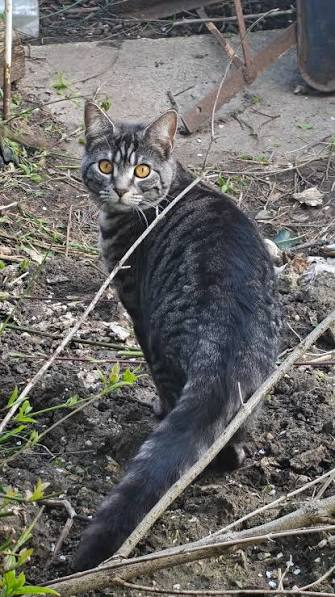
#> input picture assets/Photos/img4.jpg, 335 x 597 px, found by its file name
$ python main.py
#> lines starting #> are read from the running program, lines starting #| are printed output that depends on the picture; after the words box and inside, x2 and y2 are one past the last pixel; in counts of white or black regions, pixels touching at a corner belong together
# Using the previously learned bitwise operations we can perform masking in OpenCV
# Masking allows us to focus on certain parts of the image that we like to focus on
# e.g. you have a picture of people and you want to focus on their faces

import cv2 as cv
import numpy as np


def main():

    image = cv.imread("assets/Photos/img4.jpg")
#> image is the input picture: shape (597, 335, 3); mean B, G, R 102.7, 104.8, 106.1
    cv.imshow("Original Image", image)

    blank = np.zeros(image.shape[:2], dtype="uint8") # The dimensions of the mask has to be of the dimensions of the image

    mask = cv.circle(blank, ((image.shape[1]//2)-30, ((image.shape[0]//2)//2)+15), 100, 255, -1)
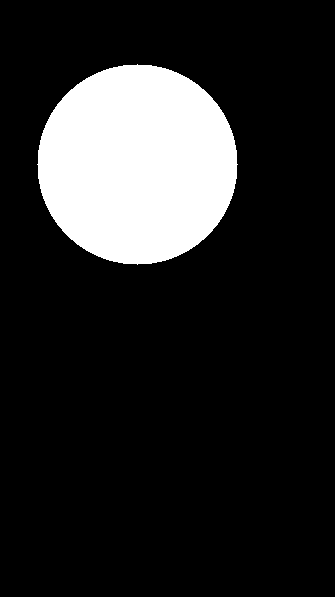
#> blank: shape (597, 335); 15.7% white; 1 white region, box (x1, y1, x2, y2) and area: (37, 64, 238, 265) 31417

    cv.imshow("Mask", mask)

    masked_image = cv.bitwise_and(image, image, mask=mask)
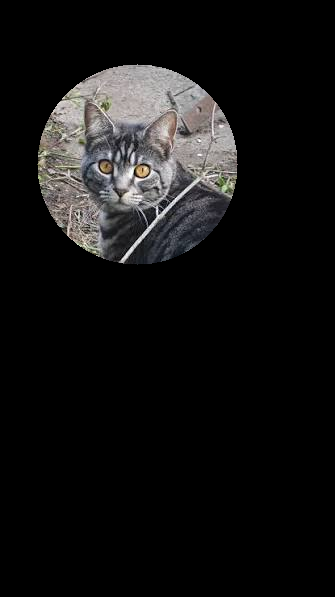
#> masked_image: shape (597, 335, 3); mean B, G, R 19, 19.2, 19.7
    cv.imshow("Masked Image", masked_image) # You can create masks that are bitwise_and and bitwise_or of the circles and rectangles

    cv.waitKey(0)
    cv.destroyAllWindows()


if __name__ == "__main__":
    main()

$ run again, with assets/Photos/img1.jpg copied over assets/Photos/img4.jpg
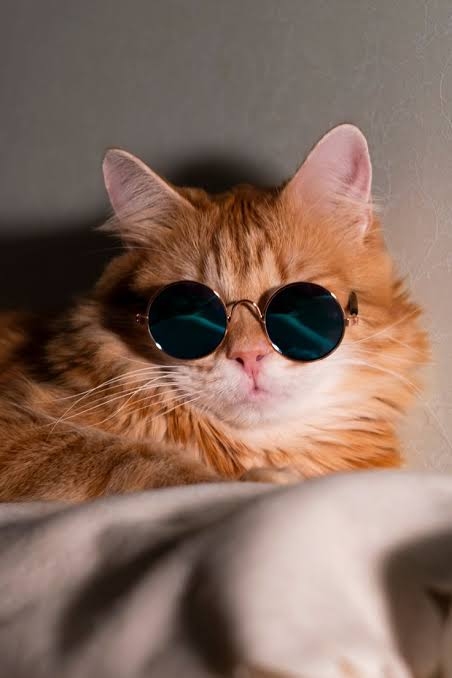
#> input picture assets/Photos/img1.jpg, 452 x 678 px, found by its file name
#> in main, image is the input picture: shape (678, 452, 3); mean B, G, R 94, 107.1, 133.3
#> in main, `mask = cv.circle(blank, ((image.shape[1]//2)-30, ((image.shape[0]//2)/..`:
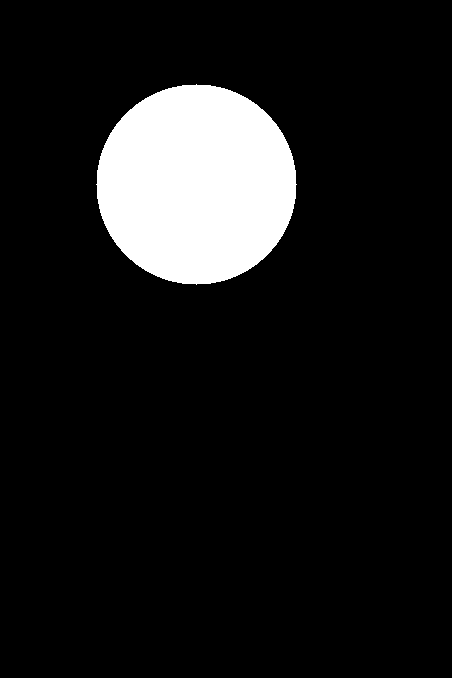
#> blank: shape (678, 452); 10.3% white; 1 white region, box (x1, y1, x2, y2) and area: (96, 84, 297, 285) 31417
#> in main, `masked_image = cv.bitwise_and(image, image, mask=mask)`:
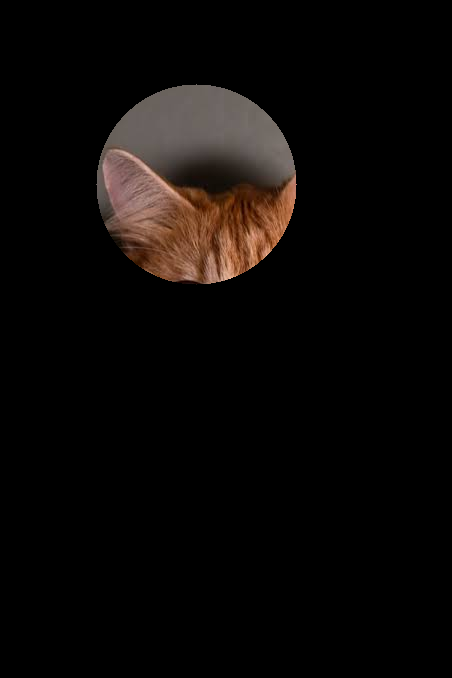
#> masked_image: shape (678, 452, 3); mean B, G, R 7, 8.5, 11.5

$ run again, with assets/Photos/img2.jpg copied over assets/Photos/img4.jpg
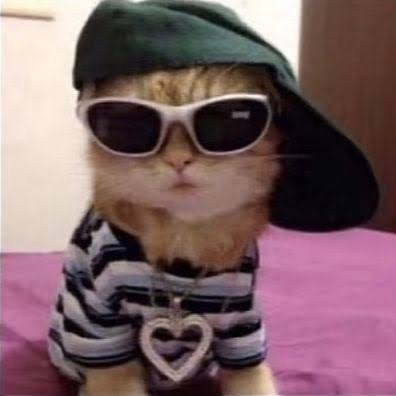
#> input picture assets/Photos/img2.jpg, 396 x 396 px, found by its file name
#> in main, image is the input picture: shape (396, 396, 3); mean B, G, R 100.2, 96, 123.5
#> in main, `mask = cv.circle(blank, ((image.shape[1]//2)-30, ((image.shape[0]//2)/..`:
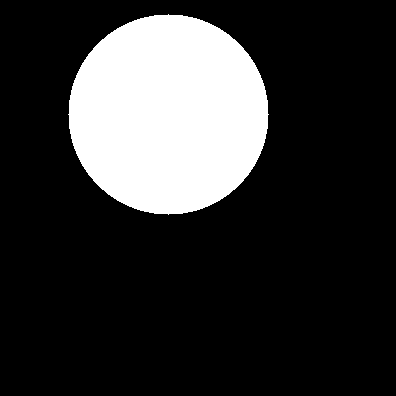
#> blank: shape (396, 396); 20% white; 1 white region, box (x1, y1, x2, y2) and area: (68, 14, 269, 215) 31417
#> in main, `masked_image = cv.bitwise_and(image, image, mask=mask)`:
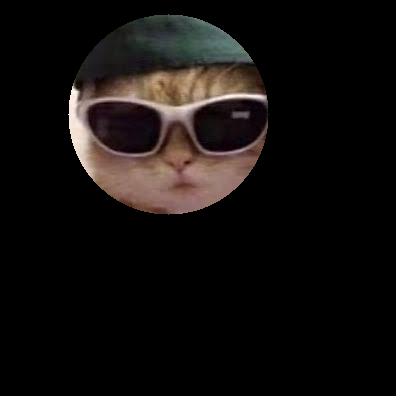
#> masked_image: shape (396, 396, 3); mean B, G, R 13.9, 15.3, 18.7

$ run again, with assets/Photos/img3.jpg copied over assets/Photos/img4.jpg
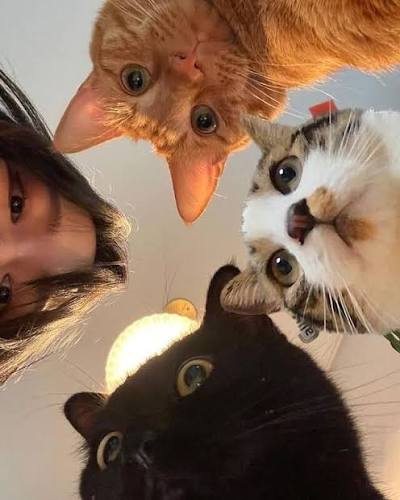
#> input picture assets/Photos/img3.jpg, 400 x 500 px, found by its file name
#> in main, image is the input picture: shape (500, 400, 3); mean B, G, R 88.9, 108.5, 136.2
#> in main, `mask = cv.circle(blank, ((image.shape[1]//2)-30, ((image.shape[0]//2)/..`:
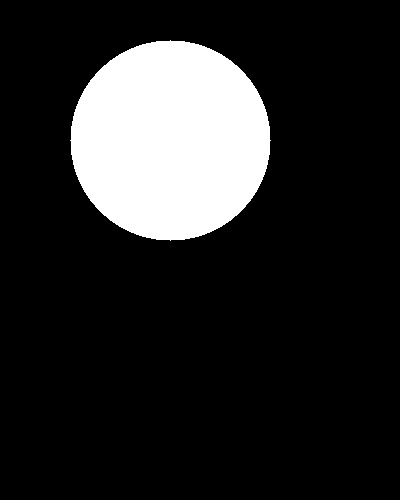
#> blank: shape (500, 400); 15.7% white; 1 white region, box (x1, y1, x2, y2) and area: (70, 40, 271, 241) 31417
#> in main, `masked_image = cv.bitwise_and(image, image, mask=mask)`:
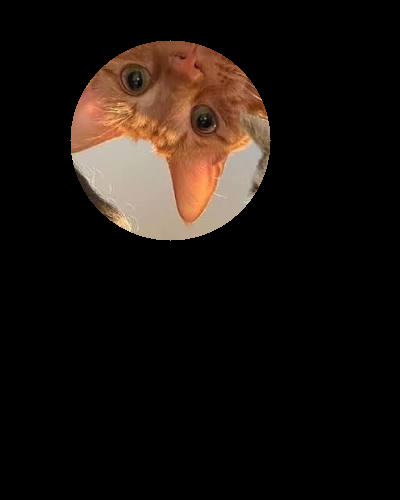
#> masked_image: shape (500, 400, 3); mean B, G, R 14.6, 19, 26.2
